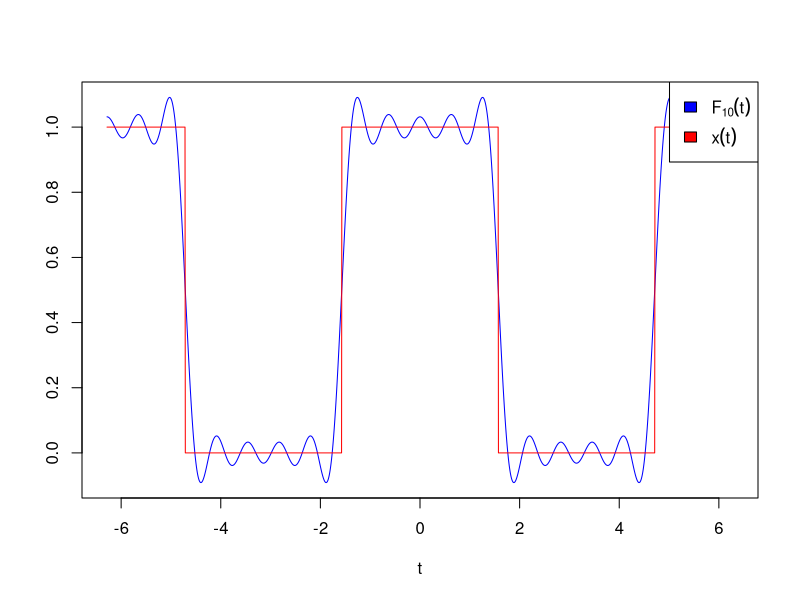
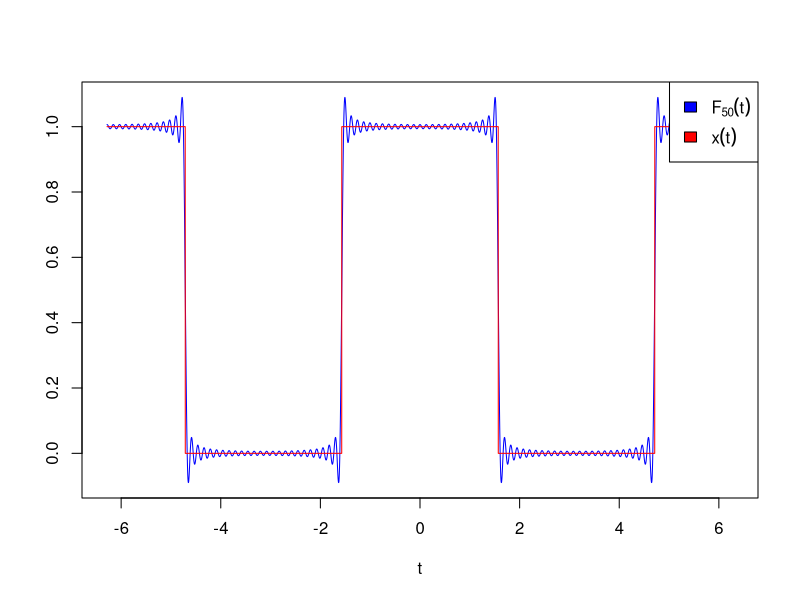
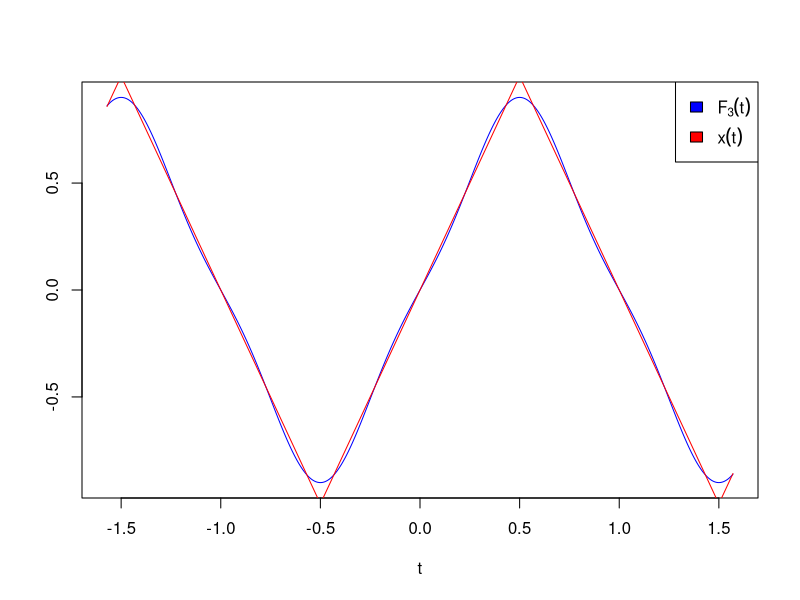
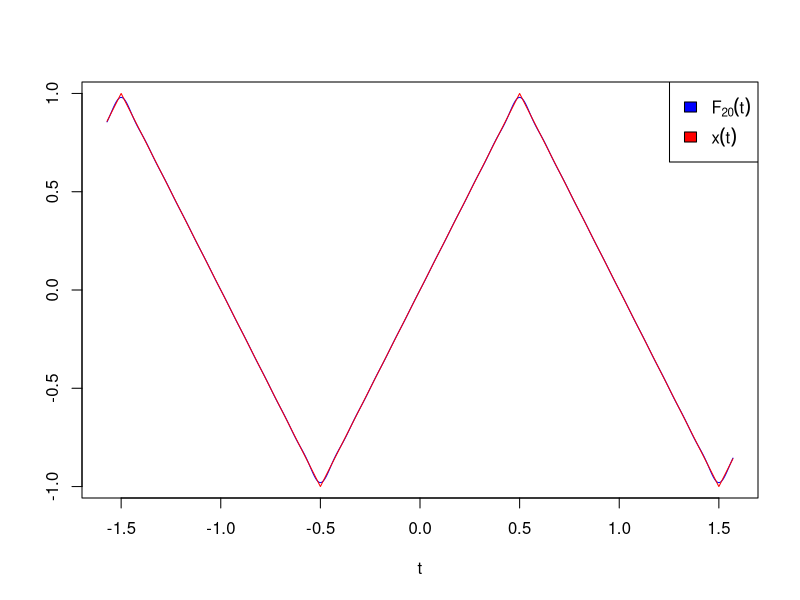

Recreate these plots in R, in order.
library(matlab) # So we have linspace()

#----------------------------------------------------------------------
# FSApprox Constructor
#----------------------------------------------------------------------
makeFSApprox <- function(T0, an, bn, trueFn){
   fsApprox <- list(
      T0 = T0,
      an = an,
      bn = bn,
      trueFn = trueFn
   );
   class(fsApprox) <- c("FSApprox");
   return(fsApprox);
}

#----------------------------------------------------------------------
# Create some instances of the FSApprox class
#----------------------------------------------------------------------
triangleWave = makeFSApprox(
   2,
   function(n){
      return(0);
   },
   function(n){
      if(n == 0){
         return(0);
      }
      return((8/((n^2)*(pi^2)))*sin(n*pi/2));
   },
   function(x){
      x <- x + 0.5;
      x <- x %% 2;
      if( ( floor(x) %% 2 ) == 0 ){
         return( 2*x - 1 );
       }
      return( -2*(x-1) + 1 );
   }
);

squareWave = makeFSApprox(
   2*pi,
   function(n){
      if(n == 0){
         return(1/2);
      }
      return((2/(n*pi))*sin((n*pi)/2));
   },
   function(n){
      return(0);
   },
   function(x){
      x0 <- abs(x) %% (2*pi);
      if( (x0 < pi/2) || (x0 > 3*pi/2) ){
         return(1);
      }
      else{
         return(0);
      }
   }
);

#----------------------------------------------------------------------
# Virutal function declarations for FSApprox class
#----------------------------------------------------------------------
Fn <- function(x, ...){
   UseMethod("Fn");
}

getPlotParams <- function(x, ...){
   UseMethod("getPlotParams");
}

#----------------------------------------------------------------------
# FSApprox methods
#
# FSApprox is a class for representing Fourier Series Approximations
# of functions
#----------------------------------------------------------------------

print.FSApprox <- function(fsa){
   cat("T0: ", fsa$T0, "\n\n");
   cat("an:", "\n"); 
   print(fsa$an);
   cat("\nbn:", "\n");
   print(fsa$bn);
   cat("\ntrueFn:", "\n");
   print(fsa$trueFn);
}

plot.FSApprox <- function(fsa,x0,x1,n){
   x <- getSamplePoints(x0,x1,n/fsa$T0) ;
   plot( x, Fn(fsa,n)(x), 
         type='l', col="blue", 
         xlab=getPlotParams(fsa)$xlab, 
         ylab=getPlotParams(fsa)$ylab);
   lines( x, 
         sapply( x, fsa$trueFn),
         type='l', col="red");
   legend(  "topright", 
            legend=sapply(
               c(bquote(F[.(n)](t)), bquote(x(t))),
               as.expression
            ), 
            fill=c("blue", "red"),
            y.intersp=1.5,
            bg="white");
}

getPlotParams.FSApprox <- function(fsa){
   return(list(
      xlab=expression(t),
      ylab=""
   ));
}

Fn.FSApprox <- function(fsa,N){
   return(
      function(x){
         return(
            summation(
               function(n) {
                  return(
                     (fsa$an(n) * sin( (2 * pi * n/fsa$T0 * x) + (90 * pi / 180))) +
                     (fsa$bn(n) * sin(  2 * pi * n/fsa$T0 * x  )) 
                  );
               }, 
               0,N
            )
         );
      }
  );
}

#-------------------
#
# Helper functions
#
#-------------------

#---------------------------------------------------------------------------------------
# getSamplePoints
#
# For a given starting point (x0), a given end point (x1), and a given frequency, return 
# a vector starting at x0 and ending at x1 that has enough sample points to plot a 
# signal with the given frequency
#---------------------------------------------------------------------------------------
getSamplePoints <- function(x0, x1, frequency){
   #Nyquist says to use this many samples...
   n <- (2*frequency) * (x1 - x0);
   #But, Nyquist was reconstructing analog signals, not connecting dots with straight lines.
   n <- 50*n;
   return(linspace(x0,x1,n));
}

#---------------------------------------------------------------------------------------
# summation 
#
# Returns: f(n) + f(n+1) + ... + f(N-1) + f(N)
#---------------------------------------------------------------------------------------
summation <- function(f, n, N){
   sum <- 0;
   for(i in n:N){
      sum <- sum + f(i);
   }
   return(sum);
}

pdf("squareWave10.pdf")
plot(squareWave,-2*pi,2*pi,10);

pdf("squareWave50.pdf")
plot(squareWave,-2*pi,2*pi,50);

pdf("triangleWave3.pdf")
plot(triangleWave, -pi/2, pi/2, 3);

pdf("triangleWave20.pdf")
plot(triangleWave, -pi/2, pi/2, 20);

#source('lt.R')
